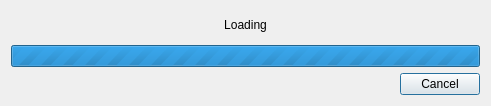
<?xml version="1.0" encoding="UTF-8"?>
<ui version="4.0">
 <class>LoadingStatusDialog</class>
 <widget class="QDialog" name="LoadingStatusDialog">
  <property name="geometry">
   <rect>
    <x>0</x>
    <y>0</y>
    <width>491</width>
    <height>106</height>
   </rect>
  </property>
  <property name="sizePolicy">
   <sizepolicy hsizetype="Fixed" vsizetype="Fixed">
    <horstretch>0</horstretch>
    <verstretch>0</verstretch>
   </sizepolicy>
  </property>
  <property name="windowTitle">
   <string>Dialog</string>
  </property>
  <layout class="QGridLayout" name="gridLayout">
   <item row="0" column="0">
    <widget class="QLabel" name="statusLabel">
     <property name="text">
      <string>Loading</string>
     </property>
     <property name="alignment">
      <set>Qt::AlignCenter</set>
     </property>
    </widget>
   </item>
   <item row="1" column="0">
    <widget class="QProgressBar" name="progressBar">
     <property name="maximum">
      <number>0</number>
     </property>
     <property name="value">
      <number>-1</number>
     </property>
    </widget>
   </item>
   <item row="2" column="0">
    <widget class="QDialogButtonBox" name="buttonBox">
     <property name="orientation">
      <enum>Qt::Horizontal</enum>
     </property>
     <property name="standardButtons">
      <set>QDialogButtonBox::Cancel</set>
     </property>
    </widget>
   </item>
  </layout>
 </widget>
 <resources/>
 <connections>
  <connection>
   <sender>buttonBox</sender>
   <signal>accepted()</signal>
   <receiver>LoadingStatusDialog</receiver>
   <slot>accept()</slot>
   <hints>
    <hint type="sourcelabel">
     <x>248</x>
     <y>254</y>
    </hint>
    <hint type="destinationlabel">
     <x>157</x>
     <y>274</y>
    </hint>
   </hints>
  </connection>
  <connection>
   <sender>buttonBox</sender>
   <signal>rejected()</signal>
   <receiver>LoadingStatusDialog</receiver>
   <slot>reject()</slot>
   <hints>
    <hint type="sourcelabel">
     <x>316</x>
     <y>260</y>
    </hint>
    <hint type="destinationlabel">
     <x>286</x>
     <y>274</y>
    </hint>
   </hints>
  </connection>
 </connections>
</ui>
